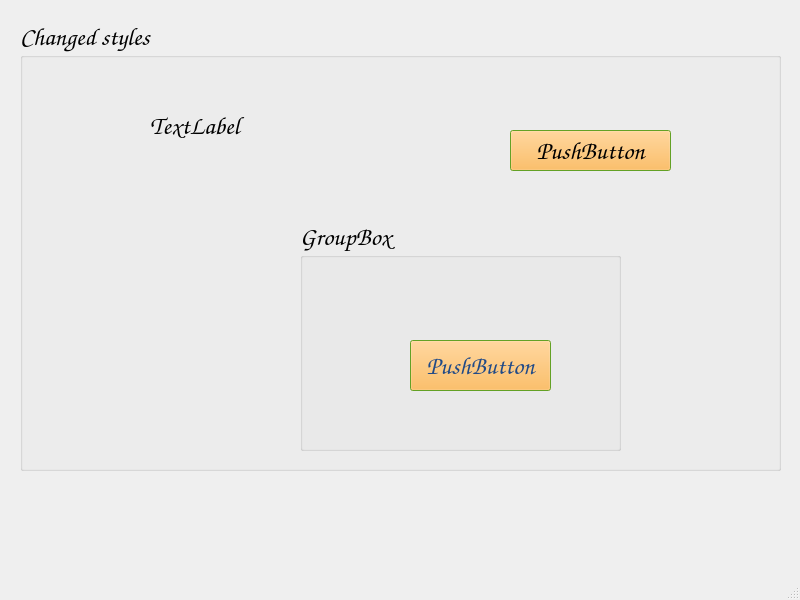
<?xml version="1.0" encoding="UTF-8"?>
<ui version="4.0">
 <class>MainWindow</class>
 <widget class="QMainWindow" name="MainWindow">
  <property name="geometry">
   <rect>
    <x>0</x>
    <y>0</y>
    <width>800</width>
    <height>600</height>
   </rect>
  </property>
  <property name="windowTitle">
   <string>MainWindow</string>
  </property>
  <widget class="QWidget" name="centralwidget">
   <widget class="QGroupBox" name="groupBox">
    <property name="geometry">
     <rect>
      <x>20</x>
      <y>20</y>
      <width>761</width>
      <height>451</height>
     </rect>
    </property>
    <property name="palette">
     <palette>
      <active>
       <colorrole role="WindowText">
        <brush brushstyle="SolidPattern">
         <color alpha="255">
          <red>0</red>
          <green>0</green>
          <blue>0</blue>
         </color>
        </brush>
       </colorrole>
       <colorrole role="Button">
        <brush brushstyle="SolidPattern">
         <color alpha="255">
          <red>252</red>
          <green>175</green>
          <blue>62</blue>
         </color>
        </brush>
       </colorrole>
       <colorrole role="Light">
        <brush brushstyle="SolidPattern">
         <color alpha="255">
          <red>198</red>
          <green>255</green>
          <blue>143</blue>
         </color>
        </brush>
       </colorrole>
       <colorrole role="Midlight">
        <brush brushstyle="SolidPattern">
         <color alpha="255">
          <red>168</red>
          <green>240</green>
          <blue>97</blue>
         </color>
        </brush>
       </colorrole>
       <colorrole role="Dark">
        <brush brushstyle="SolidPattern">
         <color alpha="255">
          <red>69</red>
          <green>113</green>
          <blue>26</blue>
         </color>
        </brush>
       </colorrole>
       <colorrole role="Mid">
        <brush brushstyle="SolidPattern">
         <color alpha="255">
          <red>92</red>
          <green>151</green>
          <blue>34</blue>
         </color>
        </brush>
       </colorrole>
       <colorrole role="Text">
        <brush brushstyle="SolidPattern">
         <color alpha="255">
          <red>0</red>
          <green>0</green>
          <blue>0</blue>
         </color>
        </brush>
       </colorrole>
       <colorrole role="BrightText">
        <brush brushstyle="SolidPattern">
         <color alpha="255">
          <red>255</red>
          <green>255</green>
          <blue>255</blue>
         </color>
        </brush>
       </colorrole>
       <colorrole role="ButtonText">
        <brush brushstyle="SolidPattern">
         <color alpha="255">
          <red>0</red>
          <green>0</green>
          <blue>0</blue>
         </color>
        </brush>
       </colorrole>
       <colorrole role="Base">
        <brush brushstyle="SolidPattern">
         <color alpha="255">
          <red>255</red>
          <green>255</green>
          <blue>255</blue>
         </color>
        </brush>
       </colorrole>
       <colorrole role="Window">
        <brush brushstyle="SolidPattern">
         <color alpha="255">
          <red>138</red>
          <green>226</green>
          <blue>52</blue>
         </color>
        </brush>
       </colorrole>
       <colorrole role="Shadow">
        <brush brushstyle="SolidPattern">
         <color alpha="255">
          <red>0</red>
          <green>0</green>
          <blue>0</blue>
         </color>
        </brush>
       </colorrole>
       <colorrole role="AlternateBase">
        <brush brushstyle="SolidPattern">
         <color alpha="255">
          <red>196</red>
          <green>240</green>
          <blue>153</blue>
         </color>
        </brush>
       </colorrole>
       <colorrole role="ToolTipBase">
        <brush brushstyle="SolidPattern">
         <color alpha="255">
          <red>255</red>
          <green>255</green>
          <blue>220</blue>
         </color>
        </brush>
       </colorrole>
       <colorrole role="ToolTipText">
        <brush brushstyle="SolidPattern">
         <color alpha="255">
          <red>0</red>
          <green>0</green>
          <blue>0</blue>
         </color>
        </brush>
       </colorrole>
       <colorrole role="PlaceholderText">
        <brush brushstyle="SolidPattern">
         <color alpha="128">
          <red>0</red>
          <green>0</green>
          <blue>0</blue>
         </color>
        </brush>
       </colorrole>
      </active>
      <inactive>
       <colorrole role="WindowText">
        <brush brushstyle="SolidPattern">
         <color alpha="255">
          <red>0</red>
          <green>0</green>
          <blue>0</blue>
         </color>
        </brush>
       </colorrole>
       <colorrole role="Button">
        <brush brushstyle="SolidPattern">
         <color alpha="255">
          <red>252</red>
          <green>175</green>
          <blue>62</blue>
         </color>
        </brush>
       </colorrole>
       <colorrole role="Light">
        <brush brushstyle="SolidPattern">
         <color alpha="255">
          <red>198</red>
          <green>255</green>
          <blue>143</blue>
         </color>
        </brush>
       </colorrole>
       <colorrole role="Midlight">
        <brush brushstyle="SolidPattern">
         <color alpha="255">
          <red>168</red>
          <green>240</green>
          <blue>97</blue>
         </color>
        </brush>
       </colorrole>
       <colorrole role="Dark">
        <brush brushstyle="SolidPattern">
         <color alpha="255">
          <red>69</red>
          <green>113</green>
          <blue>26</blue>
         </color>
        </brush>
       </colorrole>
       <colorrole role="Mid">
        <brush brushstyle="SolidPattern">
         <color alpha="255">
          <red>92</red>
          <green>151</green>
          <blue>34</blue>
         </color>
        </brush>
       </colorrole>
       <colorrole role="Text">
        <brush brushstyle="SolidPattern">
         <color alpha="255">
          <red>0</red>
          <green>0</green>
          <blue>0</blue>
         </color>
        </brush>
       </colorrole>
       <colorrole role="BrightText">
        <brush brushstyle="SolidPattern">
         <color alpha="255">
          <red>255</red>
          <green>255</green>
          <blue>255</blue>
         </color>
        </brush>
       </colorrole>
       <colorrole role="ButtonText">
        <brush brushstyle="SolidPattern">
         <color alpha="255">
          <red>0</red>
          <green>0</green>
          <blue>0</blue>
         </color>
        </brush>
       </colorrole>
       <colorrole role="Base">
        <brush brushstyle="SolidPattern">
         <color alpha="255">
          <red>255</red>
          <green>255</green>
          <blue>255</blue>
         </color>
        </brush>
       </colorrole>
       <colorrole role="Window">
        <brush brushstyle="SolidPattern">
         <color alpha="255">
          <red>138</red>
          <green>226</green>
          <blue>52</blue>
         </color>
        </brush>
       </colorrole>
       <colorrole role="Shadow">
        <brush brushstyle="SolidPattern">
         <color alpha="255">
          <red>0</red>
          <green>0</green>
          <blue>0</blue>
         </color>
        </brush>
       </colorrole>
       <colorrole role="AlternateBase">
        <brush brushstyle="SolidPattern">
         <color alpha="255">
          <red>196</red>
          <green>240</green>
          <blue>153</blue>
         </color>
        </brush>
       </colorrole>
       <colorrole role="ToolTipBase">
        <brush brushstyle="SolidPattern">
         <color alpha="255">
          <red>255</red>
          <green>255</green>
          <blue>220</blue>
         </color>
        </brush>
       </colorrole>
       <colorrole role="ToolTipText">
        <brush brushstyle="SolidPattern">
         <color alpha="255">
          <red>0</red>
          <green>0</green>
          <blue>0</blue>
         </color>
        </brush>
       </colorrole>
       <colorrole role="PlaceholderText">
        <brush brushstyle="SolidPattern">
         <color alpha="128">
          <red>0</red>
          <green>0</green>
          <blue>0</blue>
         </color>
        </brush>
       </colorrole>
      </inactive>
      <disabled>
       <colorrole role="WindowText">
        <brush brushstyle="SolidPattern">
         <color alpha="255">
          <red>69</red>
          <green>113</green>
          <blue>26</blue>
         </color>
        </brush>
       </colorrole>
       <colorrole role="Button">
        <brush brushstyle="SolidPattern">
         <color alpha="255">
          <red>252</red>
          <green>175</green>
          <blue>62</blue>
         </color>
        </brush>
       </colorrole>
       <colorrole role="Light">
        <brush brushstyle="SolidPattern">
         <color alpha="255">
          <red>198</red>
          <green>255</green>
          <blue>143</blue>
         </color>
        </brush>
       </colorrole>
       <colorrole role="Midlight">
        <brush brushstyle="SolidPattern">
         <color alpha="255">
          <red>168</red>
          <green>240</green>
          <blue>97</blue>
         </color>
        </brush>
       </colorrole>
       <colorrole role="Dark">
        <brush brushstyle="SolidPattern">
         <color alpha="255">
          <red>69</red>
          <green>113</green>
          <blue>26</blue>
         </color>
        </brush>
       </colorrole>
       <colorrole role="Mid">
        <brush brushstyle="SolidPattern">
         <color alpha="255">
          <red>92</red>
          <green>151</green>
          <blue>34</blue>
         </color>
        </brush>
       </colorrole>
       <colorrole role="Text">
        <brush brushstyle="SolidPattern">
         <color alpha="255">
          <red>69</red>
          <green>113</green>
          <blue>26</blue>
         </color>
        </brush>
       </colorrole>
       <colorrole role="BrightText">
        <brush brushstyle="SolidPattern">
         <color alpha="255">
          <red>255</red>
          <green>255</green>
          <blue>255</blue>
         </color>
        </brush>
       </colorrole>
       <colorrole role="ButtonText">
        <brush brushstyle="SolidPattern">
         <color alpha="255">
          <red>69</red>
          <green>113</green>
          <blue>26</blue>
         </color>
        </brush>
       </colorrole>
       <colorrole role="Base">
        <brush brushstyle="SolidPattern">
         <color alpha="255">
          <red>138</red>
          <green>226</green>
          <blue>52</blue>
         </color>
        </brush>
       </colorrole>
       <colorrole role="Window">
        <brush brushstyle="SolidPattern">
         <color alpha="255">
          <red>138</red>
          <green>226</green>
          <blue>52</blue>
         </color>
        </brush>
       </colorrole>
       <colorrole role="Shadow">
        <brush brushstyle="SolidPattern">
         <color alpha="255">
          <red>0</red>
          <green>0</green>
          <blue>0</blue>
         </color>
        </brush>
       </colorrole>
       <colorrole role="AlternateBase">
        <brush brushstyle="SolidPattern">
         <color alpha="255">
          <red>138</red>
          <green>226</green>
          <blue>52</blue>
         </color>
        </brush>
       </colorrole>
       <colorrole role="ToolTipBase">
        <brush brushstyle="SolidPattern">
         <color alpha="255">
          <red>255</red>
          <green>255</green>
          <blue>220</blue>
         </color>
        </brush>
       </colorrole>
       <colorrole role="ToolTipText">
        <brush brushstyle="SolidPattern">
         <color alpha="255">
          <red>0</red>
          <green>0</green>
          <blue>0</blue>
         </color>
        </brush>
       </colorrole>
       <colorrole role="PlaceholderText">
        <brush brushstyle="SolidPattern">
         <color alpha="128">
          <red>0</red>
          <green>0</green>
          <blue>0</blue>
         </color>
        </brush>
       </colorrole>
      </disabled>
     </palette>
    </property>
    <property name="font">
     <font>
      <family>Z003</family>
      <pointsize>19</pointsize>
      <weight>75</weight>
      <italic>true</italic>
      <bold>true</bold>
     </font>
    </property>
    <property name="title">
     <string>Changed styles</string>
    </property>
    <widget class="QLabel" name="label">
     <property name="geometry">
      <rect>
       <x>130</x>
       <y>70</y>
       <width>281</width>
       <height>71</height>
      </rect>
     </property>
     <property name="text">
      <string>TextLabel</string>
     </property>
    </widget>
    <widget class="QPushButton" name="pushButton">
     <property name="geometry">
      <rect>
       <x>490</x>
       <y>110</y>
       <width>161</width>
       <height>41</height>
      </rect>
     </property>
     <property name="text">
      <string>PushButton</string>
     </property>
    </widget>
    <widget class="QGroupBox" name="groupBox_2">
     <property name="geometry">
      <rect>
       <x>280</x>
       <y>200</y>
       <width>321</width>
       <height>231</height>
      </rect>
     </property>
     <property name="palette">
      <palette>
       <active>
        <colorrole role="ButtonText">
         <brush brushstyle="SolidPattern">
          <color alpha="255">
           <red>32</red>
           <green>74</green>
           <blue>135</blue>
          </color>
         </brush>
        </colorrole>
       </active>
       <inactive>
        <colorrole role="ButtonText">
         <brush brushstyle="SolidPattern">
          <color alpha="255">
           <red>32</red>
           <green>74</green>
           <blue>135</blue>
          </color>
         </brush>
        </colorrole>
       </inactive>
       <disabled>
        <colorrole role="ButtonText">
         <brush brushstyle="SolidPattern">
          <color alpha="255">
           <red>69</red>
           <green>113</green>
           <blue>26</blue>
          </color>
         </brush>
        </colorrole>
       </disabled>
      </palette>
     </property>
     <property name="title">
      <string>GroupBox</string>
     </property>
     <widget class="QPushButton" name="pushButton_2">
      <property name="geometry">
       <rect>
        <x>110</x>
        <y>120</y>
        <width>141</width>
        <height>51</height>
       </rect>
      </property>
      <property name="text">
       <string>PushButton</string>
      </property>
     </widget>
    </widget>
   </widget>
  </widget>
  <widget class="QMenuBar" name="menubar">
   <property name="geometry">
    <rect>
     <x>0</x>
     <y>0</y>
     <width>800</width>
     <height>22</height>
    </rect>
   </property>
  </widget>
  <widget class="QStatusBar" name="statusbar"/>
 </widget>
 <resources/>
 <connections/>
</ui>
